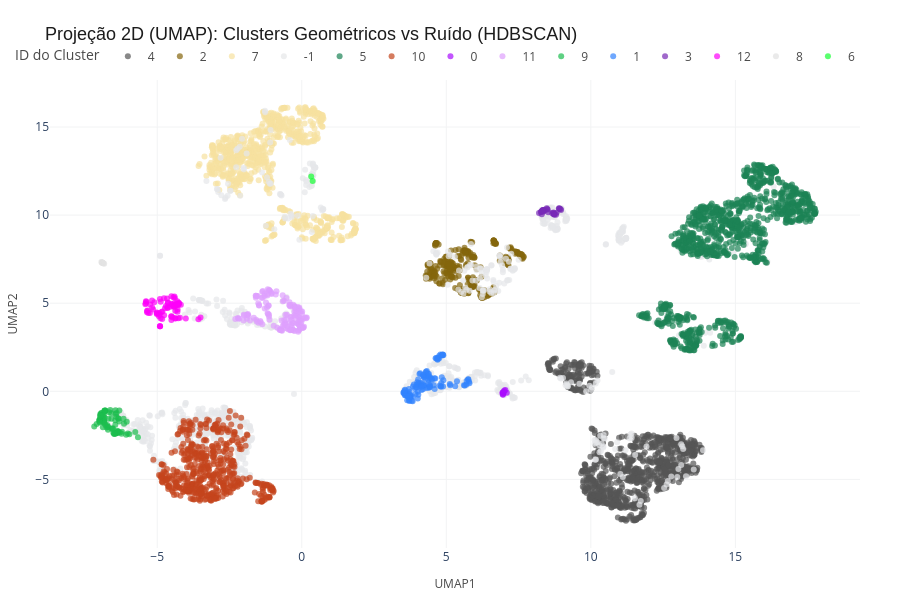
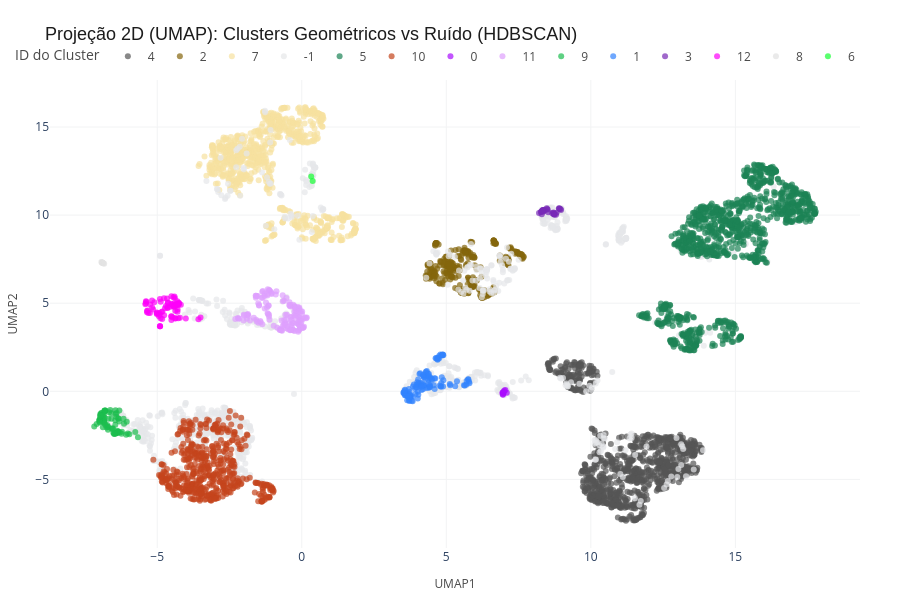

The notebook cell saved with these charts, in order:
### Code cell
# 1. Ajuste do modelo final com os melhores hiperparâmetros
hdb_final = hdbscan.HDBSCAN(
    min_cluster_size=50, 
    min_samples=50, 
    core_dist_n_jobs=-1
)

labels_hdb = hdb_final.fit_predict(X_tratado)

# 2. Criar uma nova coluna de Cluster no DataFrame do UMAP
df_umap['Cluster_HDBSCAN'] = labels_hdb

# 3. Preparar a paleta de cores (Ruído recebe cor cinza claro)

cores_plotly = px.colors.qualitative.Alphabet 
mapa_cores_hdb = {str(i): cores_plotly[i % len(cores_plotly)] for i in range(13)}
mapa_cores_hdb['-1'] = '#E5E7E9' # Ruído em cinza claro e apagado

# 4. Projeção 2D via UMAP
plot_clusters_2d_plotly(
    df_umap, 
    col_x='UMAP1', 
    col_y='UMAP2', 
    col_cluster='Cluster_HDBSCAN',
    mapa_cores=mapa_cores_hdb,
    titulo='Projeção 2D (UMAP): Clusters Geométricos vs Ruído (HDBSCAN)'
)

### Figure 1 — Plotly figure (JSON) as saved in the notebook; plotly's stock layout.template omitted (floating-point values rounded to 4 significant figures; data arrays with more than 128 entries replaced by an {"elided": "..."} marker saying what was removed)
{"data": [{"customdata": {"elided": "947x1 str values"}, "hovertemplate": "Cluster_HDBSCAN=%{customdata[0]}<extra></extra>", "legendgroup": "4", "marker": {"color": "#565656", "opacity": 0.7, "symbol": "circle"}, "mode": "markers", "name": "4", "orientation": "v", "showlegend": true, "type": "scatter", "x": {"elided": "947 float values"}, "xaxis": "x", "y": {"elided": "947 float values"}, "yaxis": "y"}, {"customdata": {"elided": "298x1 str values"}, "hovertemplate": "Cluster_HDBSCAN=%{customdata[0]}<extra></extra>", "legendgroup": "2", "marker": {"color": "#85660D", "opacity": 0.7, "symbol": "circle"}, "mode": "markers", "name": "2", "orientation": "v", "showlegend": true, "type": "scatter", "x": {"elided": "298 float values"}, "xaxis": "x", "y": {"elided": "298 float values"}, "yaxis": "y"}, {"customdata": {"elided": "760x1 str values"}, "hovertemplate": "Cluster_HDBSCAN=%{customdata[0]}<extra></extra>", "legendgroup": "7", "marker": {"color": "#F7E1A0", "opacity": 0.7, "symbol": "circle"}, "mode": "markers", "name": "7", "orientation": "v", "showlegend": true, "type": "scatter", "x": {"elided": "760 float values"}, "xaxis": "x", "y": {"elided": "760 float values"}, "yaxis": "y"}, {"customdata": {"elided": "990x1 str values"}, "hovertemplate": "Cluster_HDBSCAN=%{customdata[0]}<extra></extra>", "legendgroup": "-1", "marker": {"color": "#E5E7E9", "opacity": 0.7, "symbol": "circle"}, "mode": "markers", "name": "-1", "orientation": "v", "showlegend": true, "type": "scatter", "x": {"elided": "990 float values"}, "xaxis": "x", "y": {"elided": "990 float values"}, "yaxis": "y"}, {"customdata": {"elided": "1027x1 str values"}, "hovertemplate": "Cluster_HDBSCAN=%{customdata[0]}<extra></extra>", "legendgroup": "5", "marker": {"color": "#1C8356", "opacity": 0.7, "symbol": "circle"}, "mode": "markers", "name": "5", "orientation": "v", "showlegend": true, "type": "scatter", "x": {"elided": "1027 float values"}, "xaxis": "x", "y": {"elided": "1027 float values"}, "yaxis": "y"}, {"customdata": {"elided": "510x1 str values"}, "hovertemplate": "Cluster_HDBSCAN=%{customdata[0]}<extra></extra>", "legendgroup": "10", "marker": {"color": "#C4451C", "opacity": 0.7, "symbol": "circle"}, "mode": "markers", "name": "10", "orientation": "v", "showlegend": true, "type": "scatter", "x": {"elided": "510 float values"}, "xaxis": "x", "y": {"elided": "510 float values"}, "yaxis": "y"}, {"customdata": [["0"], ["0"], ["0"], ["0"], ["0"], ["0"], ["0"], ["0"], ["0"], ["0"]], "hovertemplate": "Cluster_HDBSCAN=%{customdata[0]}<extra></extra>", "legendgroup": "0", "marker": {"color": "#AA0DFE", "opacity": 0.7, "symbol": "circle"}, "mode": "markers", "name": "0", "orientation": "v", "showlegend": true, "type": "scatter", "x": [6.938, 6.958, 6.963, 6.96, 7.093, 6.962, 6.987, 6.982, 7.046, 7.006], "xaxis": "x", "y": [-0.09424, -0.1964, -0.1727, -0.07428, -0.07741, -0.07789, -0.07737, -0.02553, 0.0741, 0.04734], "yaxis": "y"}, {"customdata": {"elided": "142x1 str values"}, "hovertemplate": "Cluster_HDBSCAN=%{customdata[0]}<extra></extra>", "legendgroup": "11", "marker": {"color": "#DEA0FD", "opacity": 0.7, "symbol": "circle"}, "mode": "markers", "name": "11", "orientation": "v", "showlegend": true, "type": "scatter", "x": {"elided": "142 float values"}, "xaxis": "x", "y": {"elided": "142 float values"}, "yaxis": "y"}, {"customdata": [["9"], ["9"], ["9"], ["9"], ["9"], ["9"], ["9"], ["9"], ["9"], ["9"], ["9"], ["9"], ["9"], ["9"], ["9"], ["9"], ["9"], ["9"], ["9"], ["9"], ["9"], ["9"], ["9"], ["9"], ["9"], ["9"], ["9"], ["9"], ["9"], ["9"], ["9"], ["9"], ["9"], ["9"], ["9"], ["9"], ["9"], ["9"], ["9"], ["9"], ["9"], ["9"], ["9"], ["9"], ["9"], ["9"], ["9"], ["9"], ["9"], ["9"], ["9"], ["9"], ["9"], ["9"], ["9"], ["9"], ["9"], ["9"], ["9"], ["9"], ["9"], ["9"], ["9"], ["9"], ["9"], ["9"], ["9"], ["9"], ["9"], ["9"], ["9"], ["9"], ["9"], ["9"], ["9"], ["9"], ["9"], ["9"], ["9"], ["9"]], "hovertemplate": "Cluster_HDBSCAN=%{customdata[0]}<extra></extra>", "legendgroup": "9", "marker": {"color": "#1CBE4F", "opacity": 0.7, "symbol": "circle"}, "mode": "markers", "name": "9", "orientation": "v", "showlegend": true, "type": "scatter", "x": [-6.661, -6.998, -6.149, -6.452, -5.963, -6.624, -6.075, -6.346, -6.753, -6.952, -6.427, -6.902, -6.586, -6.709, -6.382, -6.935, -6.791, -6.833, -6.875, -6.519, -7.097, -6.294, -6.575, -6.49, -6.428, -6.384, -6.69, -6.939, -6.341, -6.886, -6.835, -6.798, -6.949, -5.667, -6.702, -6.054, -6.166, -6.221, -6.418, -6.376, -6.975, -5.76, -6.703, -6.368, -6.872, -6.934, -6.366, -6.023, -6.546, -6.846, -6.818, -6.991, -6.234, -6.732, -6.971, -6.792, -6.355, -6.814, -6.592, -6.825, -7.001, -6.998, -6.444, -6.316, -6.818, -6.473, -6.407, -6.311, -6.532, -7.179, -6.923, -6.438, -6.993, -6.45, -6.488, -6.809, -6.881, -6.83, -6.842, -6.966], "xaxis": "x", "y": [-1.194, -1.633, -1.844, -1.639, -2.43, -1.06, -2.465, -1.549, -2.052, -1.67, -2.373, -1.379, -1.559, -2.023, -2.234, -1.35, -1.906, -1.736, -1.411, -2.349, -1.857, -2.336, -2.118, -2.391, -2.397, -2.352, -1.562, -1.238, -1.546, -1.317, -1.68, -1.088, -1.346, -2.604, -2.015, -1.727, -1.564, -2.297, -1.437, -2.337, -1.452, -2.316, -2.18, -2.331, -1.744, -1.551, -2.316, -2.399, -2.13, -1.623, -1.135, -1.623, -2.405, -1.919, -1.299, -1.106, -2.287, -1.113, -1.241, -1.825, -1.624, -1.727, -1.074, -1.715, -1.514, -2.405, -1.237, -1.083, -2.101, -2.001, -1.237, -1.282, -1.765, -1.903, -2.418, -1.088, -2.04, -1.111, -1.365, -1.368], "yaxis": "y"}, {"customdata": [["1"], ["1"], ["1"], ["1"], ["1"], ["1"], ["1"], ["1"], ["1"], ["1"], ["1"], ["1"], ["1"], ["1"], ["1"], ["1"], ["1"], ["1"], ["1"], ["1"], ["1"], ["1"], ["1"], ["1"], ["1"], ["1"], ["1"], ["1"], ["1"], ["1"], ["1"], ["1"], ["1"], ["1"], ["1"], ["1"], ["1"], ["1"], ["1"], ["1"], ["1"], ["1"], ["1"], ["1"], ["1"], ["1"], ["1"], ["1"], ["1"], ["1"], ["1"], ["1"], ["1"], ["1"], ["1"], ["1"], ["1"], ["1"], ["1"], ["1"], ["1"], ["1"], ["1"], ["1"], ["1"], ["1"], ["1"], ["1"], ["1"], ["1"], ["1"], ["1"], ["1"], ["1"], ["1"], ["1"], ["1"], ["1"], ["1"], ["1"], ["1"], ["1"], ["1"], ["1"], ["1"], ["1"], ["1"], ["1"], ["1"], ["1"], ["1"], ["1"], ["1"], ["1"], ["1"], ["1"], ["1"], ["1"], ["1"], ["1"], ["1"], ["1"], ["1"], ["1"], ["1"], ["1"], ["1"], ["1"], ["1"], ["1"], ["1"], ["1"], ["1"], ["1"], ["1"], ["1"], ["1"], ["1"], ["1"], ["1"], ["1"]], "hovertemplate": "Cluster_HDBSCAN=%{customdata[0]}<extra></extra>", "legendgroup": "1", "marker": {"color": "#3283FE", "opacity": 0.7, "symbol": "circle"}, "mode": "markers", "name": "1", "orientation": "v", "showlegend": true, "type": "scatter", "x": [4.589, 3.914, 3.673, 4.876, 3.836, 4.013, 4.19, 3.771, 4.423, 4.122, 4.237, 3.722, 4.327, 4.055, 4.375, 4.1, 4.695, 4.7, 5.37, 4.81, 4.834, 5.64, 4.371, 4.756, 4.361, 4.819, 4.861, 4.449, 4.286, 4.425, 3.646, 5.135, 4.393, 3.514, 4.056, 4.63, 3.755, 5.694, 3.545, 4.826, 3.565, 4.37, 4.5, 3.732, 4.289, 4.844, 4.016, 3.707, 4.88, 3.575, 3.692, 4.183, 3.742, 3.98, 3.973, 4.568, 3.687, 4.217, 4.694, 5.789, 4.232, 4.073, 4.707, 4.753, 4.851, 4.431, 3.805, 3.546, 5.801, 4.208, 3.932, 5.753, 3.6, 3.595, 3.695, 4.308, 4.228, 4.897, 3.634, 3.995, 3.75, 5.307, 4.888, 3.836, 4.43, 4.027, 4.111, 4.433, 3.714, 4.796, 3.592, 5.611, 4.656, 4.042, 4.598, 3.742, 5.123, 3.741, 4.032, 5.703, 4.143, 3.534, 4.184, 4.899, 4.296, 4.144, 4.28, 3.722, 3.56, 5.764, 4.505, 3.684, 3.845, 4.378, 4.774, 4.399, 4.191, 3.879, 3.648, 4.621, 3.951], "xaxis": "x", "y": [0.7456, 0.1601, -0.08977, 2.077, -0.5595, -0.4024, 0.1163, -0.2876, 0.222, 0.4661, 0.3463, -0.5513, 1.154, 0.3147, 0.1982, 1.028, 1.848, 1.79, 0.5697, 0.2672, 2.048, 0.3276, 0.6469, 1.882, 1.009, 0.267, 2.064, 0.7863, 0.8879, 0.244, -0.2562, 0.3463, 0.854, -0.08779, 0.4045, 1.881, -0.328, 0.387, -0.02584, 0.4773, -0.2216, 0.8728, 0.697, -0.02708, 1.042, 0.7957, -0.01983, 0.133, 2.095, 0.08308, -0.3054, 0.4557, -0.2984, 0.3755, 0.2191, 0.3393, -0.265, 0.8203, 1.848, 0.5456, 0.7978, 0.9851, 1.896, 2.0, 2.042, 0.7362, -0.5353, -0.1166, 0.4547, 0.9159, -0.1404, 0.6703, -0.187, -0.1239, -0.3218, 0.1916, 0.3149, 2.053, -0.1558, 0.52, -0.2565, 0.2864, 0.2782, -0.2896, 0.3529, 0.6651, 0.2792, 0.3044, -0.5109, 2.086, -0.2296, 0.341, 1.89, 0.4706, 0.1308, -0.1883, 0.4198, -0.2533, -0.1969, 0.5822, 0.07838, -0.07726, 0.3452, 0.6217, 1.109, 0.2638, 0.7336, -0.3622, 0.05046, 0.6777, 0.6452, -0.2902, 0.2714, 0.4581, 0.3351, 0.9852, 0.9299, 0.388, -0.5013, 0.7302, 0.2383], "yaxis": "y"}, {"customdata": [["3"], ["3"], ["3"], ["3"], ["3"], ["3"], ["3"], ["3"], ["3"], ["3"], ["3"], ["3"], ["3"], ["3"], ["3"], ["3"], ["3"], ["3"], ["3"], ["3"], ["3"], ["3"], ["3"], ["3"], ["3"], ["3"], ["3"], ["3"], ["3"], ["3"], ["3"]], "hovertemplate": "Cluster_HDBSCAN=%{customdata[0]}<extra></extra>", "legendgroup": "3", "marker": {"color": "#782AB6", "opacity": 0.7, "symbol": "circle"}, "mode": "markers", "name": "3", "orientation": "v", "showlegend": true, "type": "scatter", "x": [8.896, 8.282, 8.304, 8.954, 8.969, 8.347, 8.41, 8.348, 8.378, 8.815, 8.508, 8.486, 8.368, 8.208, 8.702, 8.663, 8.344, 8.909, 8.475, 8.721, 8.739, 8.913, 8.526, 8.726, 8.304, 8.709, 8.328, 8.794, 8.274, 8.739, 8.34], "xaxis": "x", "y": [10.39, 10.18, 10.23, 10.34, 10.29, 10.27, 10.29, 10.28, 10.27, 10.13, 10.32, 10.33, 10.2, 10.12, 10.12, 10.11, 10.29, 10.34, 10.39, 10.06, 10.08, 10.37, 10.17, 10.04, 10.04, 10.15, 10.26, 10.02, 10.18, 10.04, 10.22], "yaxis": "y"}, {"customdata": [["12"], ["12"], ["12"], ["12"], ["12"], ["12"], ["12"], ["12"], ["12"], ["12"], ["12"], ["12"], ["12"], ["12"], ["12"], ["12"], ["12"], ["12"], ["12"], ["12"], ["12"], ["12"], ["12"], ["12"], ["12"], ["12"], ["12"], ["12"], ["12"], ["12"], ["12"], ["12"], ["12"], ["12"], ["12"], ["12"], ["12"], ["12"], ["12"], ["12"], ["12"], ["12"], ["12"], ["12"], ["12"], ["12"], ["12"], ["12"], ["12"], ["12"], ["12"], ["12"], ["12"], ["12"], ["12"], ["12"], ["12"], ["12"], ["12"], ["12"], ["12"], ["12"], ["12"], ["12"], ["12"], ["12"], ["12"], ["12"], ["12"], ["12"], ["12"], ["12"], ["12"], ["12"]], "hovertemplate": "Cluster_HDBSCAN=%{customdata[0]}<extra></extra>", "legendgroup": "12", "marker": {"color": "#FE00FA", "opacity": 0.7, "symbol": "circle"}, "mode": "markers", "name": "12", "orientation": "v", "showlegend": true, "type": "scatter", "x": [-4.902, -4.354, -5.353, -4.256, -4.27, -4.39, -4.402, -3.503, -5.174, -3.575, -4.661, -4.183, -5.141, -4.888, -4.255, -5.014, -4.63, -4.732, -4.821, -5.408, -4.295, -4.645, -4.904, -4.512, -5.012, -5.306, -5.243, -4.518, -4.374, -5.101, -4.699, -5.181, -4.417, -4.553, -4.48, -4.305, -4.762, -4.416, -4.424, -4.631, -4.256, -4.44, -4.342, -4.455, -4.376, -4.375, -4.273, -4.51, -4.374, -4.513, -4.332, -4.467, -5.39, -4.88, -5.33, -4.3, -4.93, -5.014, -4.907, -5.376, -4.946, -4.906, -4.011, -4.213, -4.85, -4.828, -4.638, -4.251, -5.253, -5.397, -4.912, -5.353, -4.766, -4.509], "xaxis": "x", "y": [3.689, 4.925, 4.484, 4.971, 4.905, 5.286, 5.384, 4.183, 4.756, 4.085, 5.268, 4.916, 4.643, 4.151, 4.969, 4.424, 5.041, 4.708, 4.528, 4.938, 4.642, 4.756, 3.694, 4.254, 4.468, 4.446, 4.92, 4.965, 4.149, 5.06, 4.845, 5.153, 4.984, 4.792, 4.933, 5.118, 4.32, 4.799, 4.811, 5.006, 5.028, 5.334, 4.866, 4.853, 4.881, 4.578, 4.146, 4.052, 4.133, 4.251, 4.947, 4.191, 5.107, 5.079, 4.585, 4.511, 4.438, 4.391, 3.687, 5.081, 4.277, 5.245, 4.138, 4.181, 4.505, 4.109, 4.727, 4.992, 4.444, 4.993, 4.34, 4.558, 5.282, 5.398], "yaxis": "y"}, {"customdata": [["8"], ["8"], ["8"], ["8"], ["8"], ["8"], ["8"], ["8"]], "hovertemplate": "Cluster_HDBSCAN=%{customdata[0]}<extra></extra>", "legendgroup": "8", "marker": {"color": "#E2E2E2", "opacity": 0.7, "symbol": "circle"}, "mode": "markers", "name": "8", "orientation": "v", "showlegend": true, "type": "scatter", "x": [-6.934, -6.889, -6.896, -6.911, -6.912, -6.835, -6.864, -6.882], "xaxis": "x", "y": [7.333, 7.29, 7.296, 7.311, 7.312, 7.244, 7.267, 7.283], "yaxis": "y"}, {"customdata": [["6"], ["6"]], "hovertemplate": "Cluster_HDBSCAN=%{customdata[0]}<extra></extra>", "legendgroup": "6", "marker": {"color": "#16FF32", "opacity": 0.7, "symbol": "circle"}, "mode": "markers", "name": "6", "orientation": "v", "showlegend": true, "type": "scatter", "x": [0.327, 0.3763], "xaxis": "x", "y": [12.2, 11.93], "yaxis": "y"}], "layout": {"height": 600, "legend": {"font": {"color": "#4A4A4A", "size": 12}, "orientation": "h", "title": {"text": "ID do Cluster"}, "tracegroupgap": 0, "x": 1, "xanchor": "right", "y": 1.02, "yanchor": "bottom"}, "margin": {"b": 40, "l": 40, "r": 40, "t": 80}, "plot_bgcolor": "white", "title": {"font": {"color": "#1C1C1C", "family": "Arial", "size": 18}, "text": "Projeção 2D (UMAP): Clusters Geométricos vs Ruído (HDBSCAN)"}, "width": 900, "xaxis": {"anchor": "y", "domain": [0, 1], "gridcolor": "#F2F3F4", "gridwidth": 1, "showgrid": true, "title": {"font": {"color": "#4A4A4A", "size": 12}, "text": "UMAP1"}, "zeroline": false}, "yaxis": {"anchor": "x", "domain": [0, 1], "gridcolor": "#F2F3F4", "gridwidth": 1, "showgrid": true, "title": {"font": {"color": "#4A4A4A", "size": 12}, "text": "UMAP2"}, "zeroline": false}}}

### Figure 2 — Plotly figure (JSON) as saved in the notebook; plotly's stock layout.template omitted (floating-point values rounded to 4 significant figures; data arrays with more than 128 entries replaced by an {"elided": "..."} marker saying what was removed)
{"data": [{"customdata": {"elided": "947x1 str values"}, "hovertemplate": "Cluster_HDBSCAN=%{customdata[0]}<extra></extra>", "legendgroup": "4", "marker": {"color": "#565656", "opacity": 0.7, "symbol": "circle"}, "mode": "markers", "name": "4", "orientation": "v", "showlegend": true, "type": "scatter", "x": {"elided": "947 float values"}, "xaxis": "x", "y": {"elided": "947 float values"}, "yaxis": "y"}, {"customdata": {"elided": "298x1 str values"}, "hovertemplate": "Cluster_HDBSCAN=%{customdata[0]}<extra></extra>", "legendgroup": "2", "marker": {"color": "#85660D", "opacity": 0.7, "symbol": "circle"}, "mode": "markers", "name": "2", "orientation": "v", "showlegend": true, "type": "scatter", "x": {"elided": "298 float values"}, "xaxis": "x", "y": {"elided": "298 float values"}, "yaxis": "y"}, {"customdata": {"elided": "760x1 str values"}, "hovertemplate": "Cluster_HDBSCAN=%{customdata[0]}<extra></extra>", "legendgroup": "7", "marker": {"color": "#F7E1A0", "opacity": 0.7, "symbol": "circle"}, "mode": "markers", "name": "7", "orientation": "v", "showlegend": true, "type": "scatter", "x": {"elided": "760 float values"}, "xaxis": "x", "y": {"elided": "760 float values"}, "yaxis": "y"}, {"customdata": {"elided": "990x1 str values"}, "hovertemplate": "Cluster_HDBSCAN=%{customdata[0]}<extra></extra>", "legendgroup": "-1", "marker": {"color": "#E5E7E9", "opacity": 0.7, "symbol": "circle"}, "mode": "markers", "name": "-1", "orientation": "v", "showlegend": true, "type": "scatter", "x": {"elided": "990 float values"}, "xaxis": "x", "y": {"elided": "990 float values"}, "yaxis": "y"}, {"customdata": {"elided": "1027x1 str values"}, "hovertemplate": "Cluster_HDBSCAN=%{customdata[0]}<extra></extra>", "legendgroup": "5", "marker": {"color": "#1C8356", "opacity": 0.7, "symbol": "circle"}, "mode": "markers", "name": "5", "orientation": "v", "showlegend": true, "type": "scatter", "x": {"elided": "1027 float values"}, "xaxis": "x", "y": {"elided": "1027 float values"}, "yaxis": "y"}, {"customdata": {"elided": "510x1 str values"}, "hovertemplate": "Cluster_HDBSCAN=%{customdata[0]}<extra></extra>", "legendgroup": "10", "marker": {"color": "#C4451C", "opacity": 0.7, "symbol": "circle"}, "mode": "markers", "name": "10", "orientation": "v", "showlegend": true, "type": "scatter", "x": {"elided": "510 float values"}, "xaxis": "x", "y": {"elided": "510 float values"}, "yaxis": "y"}, {"customdata": [["0"], ["0"], ["0"], ["0"], ["0"], ["0"], ["0"], ["0"], ["0"], ["0"]], "hovertemplate": "Cluster_HDBSCAN=%{customdata[0]}<extra></extra>", "legendgroup": "0", "marker": {"color": "#AA0DFE", "opacity": 0.7, "symbol": "circle"}, "mode": "markers", "name": "0", "orientation": "v", "showlegend": true, "type": "scatter", "x": [6.938, 6.958, 6.963, 6.96, 7.093, 6.962, 6.987, 6.982, 7.046, 7.006], "xaxis": "x", "y": [-0.09424, -0.1964, -0.1727, -0.07428, -0.07741, -0.07789, -0.07737, -0.02553, 0.0741, 0.04734], "yaxis": "y"}, {"customdata": {"elided": "142x1 str values"}, "hovertemplate": "Cluster_HDBSCAN=%{customdata[0]}<extra></extra>", "legendgroup": "11", "marker": {"color": "#DEA0FD", "opacity": 0.7, "symbol": "circle"}, "mode": "markers", "name": "11", "orientation": "v", "showlegend": true, "type": "scatter", "x": {"elided": "142 float values"}, "xaxis": "x", "y": {"elided": "142 float values"}, "yaxis": "y"}, {"customdata": [["9"], ["9"], ["9"], ["9"], ["9"], ["9"], ["9"], ["9"], ["9"], ["9"], ["9"], ["9"], ["9"], ["9"], ["9"], ["9"], ["9"], ["9"], ["9"], ["9"], ["9"], ["9"], ["9"], ["9"], ["9"], ["9"], ["9"], ["9"], ["9"], ["9"], ["9"], ["9"], ["9"], ["9"], ["9"], ["9"], ["9"], ["9"], ["9"], ["9"], ["9"], ["9"], ["9"], ["9"], ["9"], ["9"], ["9"], ["9"], ["9"], ["9"], ["9"], ["9"], ["9"], ["9"], ["9"], ["9"], ["9"], ["9"], ["9"], ["9"], ["9"], ["9"], ["9"], ["9"], ["9"], ["9"], ["9"], ["9"], ["9"], ["9"], ["9"], ["9"], ["9"], ["9"], ["9"], ["9"], ["9"], ["9"], ["9"], ["9"]], "hovertemplate": "Cluster_HDBSCAN=%{customdata[0]}<extra></extra>", "legendgroup": "9", "marker": {"color": "#1CBE4F", "opacity": 0.7, "symbol": "circle"}, "mode": "markers", "name": "9", "orientation": "v", "showlegend": true, "type": "scatter", "x": [-6.661, -6.998, -6.149, -6.452, -5.963, -6.624, -6.075, -6.346, -6.753, -6.952, -6.427, -6.902, -6.586, -6.709, -6.382, -6.935, -6.791, -6.833, -6.875, -6.519, -7.097, -6.294, -6.575, -6.49, -6.428, -6.384, -6.69, -6.939, -6.341, -6.886, -6.835, -6.798, -6.949, -5.667, -6.702, -6.054, -6.166, -6.221, -6.418, -6.376, -6.975, -5.76, -6.703, -6.368, -6.872, -6.934, -6.366, -6.023, -6.546, -6.846, -6.818, -6.991, -6.234, -6.732, -6.971, -6.792, -6.355, -6.814, -6.592, -6.825, -7.001, -6.998, -6.444, -6.316, -6.818, -6.473, -6.407, -6.311, -6.532, -7.179, -6.923, -6.438, -6.993, -6.45, -6.488, -6.809, -6.881, -6.83, -6.842, -6.966], "xaxis": "x", "y": [-1.194, -1.633, -1.844, -1.639, -2.43, -1.06, -2.465, -1.549, -2.052, -1.67, -2.373, -1.379, -1.559, -2.023, -2.234, -1.35, -1.906, -1.736, -1.411, -2.349, -1.857, -2.336, -2.118, -2.391, -2.397, -2.352, -1.562, -1.238, -1.546, -1.317, -1.68, -1.088, -1.346, -2.604, -2.015, -1.727, -1.564, -2.297, -1.437, -2.337, -1.452, -2.316, -2.18, -2.331, -1.744, -1.551, -2.316, -2.399, -2.13, -1.623, -1.135, -1.623, -2.405, -1.919, -1.299, -1.106, -2.287, -1.113, -1.241, -1.825, -1.624, -1.727, -1.074, -1.715, -1.514, -2.405, -1.237, -1.083, -2.101, -2.001, -1.237, -1.282, -1.765, -1.903, -2.418, -1.088, -2.04, -1.111, -1.365, -1.368], "yaxis": "y"}, {"customdata": [["1"], ["1"], ["1"], ["1"], ["1"], ["1"], ["1"], ["1"], ["1"], ["1"], ["1"], ["1"], ["1"], ["1"], ["1"], ["1"], ["1"], ["1"], ["1"], ["1"], ["1"], ["1"], ["1"], ["1"], ["1"], ["1"], ["1"], ["1"], ["1"], ["1"], ["1"], ["1"], ["1"], ["1"], ["1"], ["1"], ["1"], ["1"], ["1"], ["1"], ["1"], ["1"], ["1"], ["1"], ["1"], ["1"], ["1"], ["1"], ["1"], ["1"], ["1"], ["1"], ["1"], ["1"], ["1"], ["1"], ["1"], ["1"], ["1"], ["1"], ["1"], ["1"], ["1"], ["1"], ["1"], ["1"], ["1"], ["1"], ["1"], ["1"], ["1"], ["1"], ["1"], ["1"], ["1"], ["1"], ["1"], ["1"], ["1"], ["1"], ["1"], ["1"], ["1"], ["1"], ["1"], ["1"], ["1"], ["1"], ["1"], ["1"], ["1"], ["1"], ["1"], ["1"], ["1"], ["1"], ["1"], ["1"], ["1"], ["1"], ["1"], ["1"], ["1"], ["1"], ["1"], ["1"], ["1"], ["1"], ["1"], ["1"], ["1"], ["1"], ["1"], ["1"], ["1"], ["1"], ["1"], ["1"], ["1"], ["1"], ["1"]], "hovertemplate": "Cluster_HDBSCAN=%{customdata[0]}<extra></extra>", "legendgroup": "1", "marker": {"color": "#3283FE", "opacity": 0.7, "symbol": "circle"}, "mode": "markers", "name": "1", "orientation": "v", "showlegend": true, "type": "scatter", "x": [4.589, 3.914, 3.673, 4.876, 3.836, 4.013, 4.19, 3.771, 4.423, 4.122, 4.237, 3.722, 4.327, 4.055, 4.375, 4.1, 4.695, 4.7, 5.37, 4.81, 4.834, 5.64, 4.371, 4.756, 4.361, 4.819, 4.861, 4.449, 4.286, 4.425, 3.646, 5.135, 4.393, 3.514, 4.056, 4.63, 3.755, 5.694, 3.545, 4.826, 3.565, 4.37, 4.5, 3.732, 4.289, 4.844, 4.016, 3.707, 4.88, 3.575, 3.692, 4.183, 3.742, 3.98, 3.973, 4.568, 3.687, 4.217, 4.694, 5.789, 4.232, 4.073, 4.707, 4.753, 4.851, 4.431, 3.805, 3.546, 5.801, 4.208, 3.932, 5.753, 3.6, 3.595, 3.695, 4.308, 4.228, 4.897, 3.634, 3.995, 3.75, 5.307, 4.888, 3.836, 4.43, 4.027, 4.111, 4.433, 3.714, 4.796, 3.592, 5.611, 4.656, 4.042, 4.598, 3.742, 5.123, 3.741, 4.032, 5.703, 4.143, 3.534, 4.184, 4.899, 4.296, 4.144, 4.28, 3.722, 3.56, 5.764, 4.505, 3.684, 3.845, 4.378, 4.774, 4.399, 4.191, 3.879, 3.648, 4.621, 3.951], "xaxis": "x", "y": [0.7456, 0.1601, -0.08977, 2.077, -0.5595, -0.4024, 0.1163, -0.2876, 0.222, 0.4661, 0.3463, -0.5513, 1.154, 0.3147, 0.1982, 1.028, 1.848, 1.79, 0.5697, 0.2672, 2.048, 0.3276, 0.6469, 1.882, 1.009, 0.267, 2.064, 0.7863, 0.8879, 0.244, -0.2562, 0.3463, 0.854, -0.08779, 0.4045, 1.881, -0.328, 0.387, -0.02584, 0.4773, -0.2216, 0.8728, 0.697, -0.02708, 1.042, 0.7957, -0.01983, 0.133, 2.095, 0.08308, -0.3054, 0.4557, -0.2984, 0.3755, 0.2191, 0.3393, -0.265, 0.8203, 1.848, 0.5456, 0.7978, 0.9851, 1.896, 2.0, 2.042, 0.7362, -0.5353, -0.1166, 0.4547, 0.9159, -0.1404, 0.6703, -0.187, -0.1239, -0.3218, 0.1916, 0.3149, 2.053, -0.1558, 0.52, -0.2565, 0.2864, 0.2782, -0.2896, 0.3529, 0.6651, 0.2792, 0.3044, -0.5109, 2.086, -0.2296, 0.341, 1.89, 0.4706, 0.1308, -0.1883, 0.4198, -0.2533, -0.1969, 0.5822, 0.07838, -0.07726, 0.3452, 0.6217, 1.109, 0.2638, 0.7336, -0.3622, 0.05046, 0.6777, 0.6452, -0.2902, 0.2714, 0.4581, 0.3351, 0.9852, 0.9299, 0.388, -0.5013, 0.7302, 0.2383], "yaxis": "y"}, {"customdata": [["3"], ["3"], ["3"], ["3"], ["3"], ["3"], ["3"], ["3"], ["3"], ["3"], ["3"], ["3"], ["3"], ["3"], ["3"], ["3"], ["3"], ["3"], ["3"], ["3"], ["3"], ["3"], ["3"], ["3"], ["3"], ["3"], ["3"], ["3"], ["3"], ["3"], ["3"]], "hovertemplate": "Cluster_HDBSCAN=%{customdata[0]}<extra></extra>", "legendgroup": "3", "marker": {"color": "#782AB6", "opacity": 0.7, "symbol": "circle"}, "mode": "markers", "name": "3", "orientation": "v", "showlegend": true, "type": "scatter", "x": [8.896, 8.282, 8.304, 8.954, 8.969, 8.347, 8.41, 8.348, 8.378, 8.815, 8.508, 8.486, 8.368, 8.208, 8.702, 8.663, 8.344, 8.909, 8.475, 8.721, 8.739, 8.913, 8.526, 8.726, 8.304, 8.709, 8.328, 8.794, 8.274, 8.739, 8.34], "xaxis": "x", "y": [10.39, 10.18, 10.23, 10.34, 10.29, 10.27, 10.29, 10.28, 10.27, 10.13, 10.32, 10.33, 10.2, 10.12, 10.12, 10.11, 10.29, 10.34, 10.39, 10.06, 10.08, 10.37, 10.17, 10.04, 10.04, 10.15, 10.26, 10.02, 10.18, 10.04, 10.22], "yaxis": "y"}, {"customdata": [["12"], ["12"], ["12"], ["12"], ["12"], ["12"], ["12"], ["12"], ["12"], ["12"], ["12"], ["12"], ["12"], ["12"], ["12"], ["12"], ["12"], ["12"], ["12"], ["12"], ["12"], ["12"], ["12"], ["12"], ["12"], ["12"], ["12"], ["12"], ["12"], ["12"], ["12"], ["12"], ["12"], ["12"], ["12"], ["12"], ["12"], ["12"], ["12"], ["12"], ["12"], ["12"], ["12"], ["12"], ["12"], ["12"], ["12"], ["12"], ["12"], ["12"], ["12"], ["12"], ["12"], ["12"], ["12"], ["12"], ["12"], ["12"], ["12"], ["12"], ["12"], ["12"], ["12"], ["12"], ["12"], ["12"], ["12"], ["12"], ["12"], ["12"], ["12"], ["12"], ["12"], ["12"]], "hovertemplate": "Cluster_HDBSCAN=%{customdata[0]}<extra></extra>", "legendgroup": "12", "marker": {"color": "#FE00FA", "opacity": 0.7, "symbol": "circle"}, "mode": "markers", "name": "12", "orientation": "v", "showlegend": true, "type": "scatter", "x": [-4.902, -4.354, -5.353, -4.256, -4.27, -4.39, -4.402, -3.503, -5.174, -3.575, -4.661, -4.183, -5.141, -4.888, -4.255, -5.014, -4.63, -4.732, -4.821, -5.408, -4.295, -4.645, -4.904, -4.512, -5.012, -5.306, -5.243, -4.518, -4.374, -5.101, -4.699, -5.181, -4.417, -4.553, -4.48, -4.305, -4.762, -4.416, -4.424, -4.631, -4.256, -4.44, -4.342, -4.455, -4.376, -4.375, -4.273, -4.51, -4.374, -4.513, -4.332, -4.467, -5.39, -4.88, -5.33, -4.3, -4.93, -5.014, -4.907, -5.376, -4.946, -4.906, -4.011, -4.213, -4.85, -4.828, -4.638, -4.251, -5.253, -5.397, -4.912, -5.353, -4.766, -4.509], "xaxis": "x", "y": [3.689, 4.925, 4.484, 4.971, 4.905, 5.286, 5.384, 4.183, 4.756, 4.085, 5.268, 4.916, 4.643, 4.151, 4.969, 4.424, 5.041, 4.708, 4.528, 4.938, 4.642, 4.756, 3.694, 4.254, 4.468, 4.446, 4.92, 4.965, 4.149, 5.06, 4.845, 5.153, 4.984, 4.792, 4.933, 5.118, 4.32, 4.799, 4.811, 5.006, 5.028, 5.334, 4.866, 4.853, 4.881, 4.578, 4.146, 4.052, 4.133, 4.251, 4.947, 4.191, 5.107, 5.079, 4.585, 4.511, 4.438, 4.391, 3.687, 5.081, 4.277, 5.245, 4.138, 4.181, 4.505, 4.109, 4.727, 4.992, 4.444, 4.993, 4.34, 4.558, 5.282, 5.398], "yaxis": "y"}, {"customdata": [["8"], ["8"], ["8"], ["8"], ["8"], ["8"], ["8"], ["8"]], "hovertemplate": "Cluster_HDBSCAN=%{customdata[0]}<extra></extra>", "legendgroup": "8", "marker": {"color": "#E2E2E2", "opacity": 0.7, "symbol": "circle"}, "mode": "markers", "name": "8", "orientation": "v", "showlegend": true, "type": "scatter", "x": [-6.934, -6.889, -6.896, -6.911, -6.912, -6.835, -6.864, -6.882], "xaxis": "x", "y": [7.333, 7.29, 7.296, 7.311, 7.312, 7.244, 7.267, 7.283], "yaxis": "y"}, {"customdata": [["6"], ["6"]], "hovertemplate": "Cluster_HDBSCAN=%{customdata[0]}<extra></extra>", "legendgroup": "6", "marker": {"color": "#16FF32", "opacity": 0.7, "symbol": "circle"}, "mode": "markers", "name": "6", "orientation": "v", "showlegend": true, "type": "scatter", "x": [0.327, 0.3763], "xaxis": "x", "y": [12.2, 11.93], "yaxis": "y"}], "layout": {"height": 600, "legend": {"font": {"color": "#4A4A4A", "size": 12}, "orientation": "h", "title": {"text": "ID do Cluster"}, "tracegroupgap": 0, "x": 1, "xanchor": "right", "y": 1.02, "yanchor": "bottom"}, "margin": {"b": 40, "l": 40, "r": 40, "t": 80}, "plot_bgcolor": "white", "title": {"font": {"color": "#1C1C1C", "family": "Arial", "size": 18}, "text": "Projeção 2D (UMAP): Clusters Geométricos vs Ruído (HDBSCAN)"}, "width": 900, "xaxis": {"anchor": "y", "domain": [0, 1], "gridcolor": "#F2F3F4", "gridwidth": 1, "showgrid": true, "title": {"font": {"color": "#4A4A4A", "size": 12}, "text": "UMAP1"}, "zeroline": false}, "yaxis": {"anchor": "x", "domain": [0, 1], "gridcolor": "#F2F3F4", "gridwidth": 1, "showgrid": true, "title": {"font": {"color": "#4A4A4A", "size": 12}, "text": "UMAP2"}, "zeroline": false}}}
